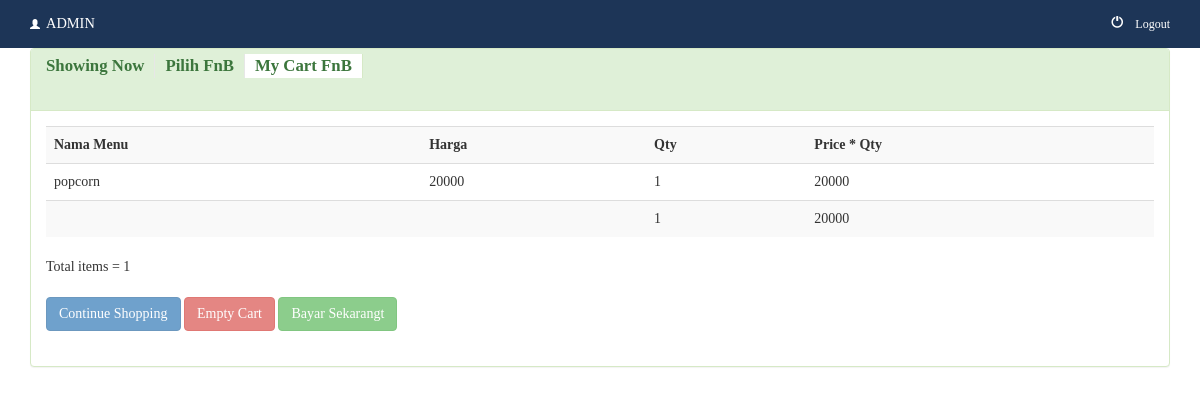
The page /showCart.php?id=makan001 (signed in) on the database its author committed.
### tables this page shows
CREATE TABLE `user` (
  `userId` int(11) NOT NULL,
  `userName` varchar(255) NOT NULL,
  `password` varchar(255) NOT NULL,
  `status` int(3) DEFAULT NULL
);

CREATE TABLE `menulist` (
  `id_menu` varchar(50) NOT NULL,
  `nama_menu` varchar(50) NOT NULL,
  `harga` int(11) NOT NULL,
  `image` varchar(100) NOT NULL,
  `description` varchar(1000) NOT NULL
);

### showCart.php (the view, shortened to what this page needs)
<!DOCTYPE html>
<html>
<head>
  <link href="https://bootswatch.com/flatly/bootstrap.css" rel="stylesheet">
  <link href="http://netdna.bootstrapcdn.com/font-awesome/4.5.0/css/font-awesome.min.css" rel="stylesheet">
  <link href="css/ie10-viewport-bug-workaround.css" rel="stylesheet">
  <link href="css/rotating-card.css" rel="stylesheet">
  <link href="css/style.css" rel="stylesheet">
  <link href="css/anotherDefault.css" rel="stylesheet">
</head>
<body>
  <?php include_once 'header.php';
  $id = $_GET['id'];
  ?>
  <div class="container">
  <div  class="panel with-nav-tabs panel-success">
    <div class="panel-heading">
      <ul class="nav nav-tabs">
        <li class=""><a href="customerPage.php" data-toggle="tab">Showing Now</a></li>
        <li class=""><a href="pilihFNB.php" data-toggle="tab">Pilih FnB</a></li>
        <li class="active"><a href="showCart.php" data-toggle="tab">My Cart FnB</a></li>
      </ul>
    </div>
    <div class="panel-body">
      <div class="tab-content">
        <div class="tab-pane fade in active" id="nowshowing">
        <table class="table table-striped">
          <tr>
          <th>Nama Menu</th>
          <th>Harga</th>
          <th>Qty</th>
          <th>Price * Qty</th>
          </tr>
    <?php
    require_once('db.php');
    $sum_qty = 0;
    $sum_price = 0;
    if (is_array($_SESSION['cart'])){
        foreach ($_SESSION['cart'] as $id => $qty){
          $sql = " SELECT * FROM menulist WHERE id_menu='".$id."'";
          $result = $conn->query($sql);
          while ($row = $result->fetch_object()){
            echo '<tr>';
            echo '<td>'.$row->nama_menu.'</td>';
            echo '<td> '.$row->harga.'</td> ';
            echo '<td>'.$qty.'</td>';
            echo '<td>'.$row->harga * $qty.'</td>';
            echo '</tr>';
            $sum_qty = $sum_qty + $qty;
            $sum_price = $sum_price + ($row->harga * $qty);
          }
        }
        echo'<tr><td></td><td></td><td>'.$sum_qty.'</td><td>'.$sum_price.'</td></tr>';
    }else{
        echo '<tr><td colspan="6" align="center">There is no item in shopping cart</td></tr>';
      }
    ?>
        </table>
        Total items = <?php echo $sum_qty; ?><br><br>
        <a class="btn btn-primary" href="pilihFNB.php">Continue Shopping</a>
        <a class="btn btn-danger" href="delete_cart.php">Empty Cart</a>
        <a class="btn btn-success" href="bayar.php">Bayar Sekarangt</a>
        <br /><br />
    </div>
    </div>
  </div>
  </body>
</html>
</body>
</html>

### header.php (shortened to what this page needs)
<?php
include 'db.php';
?>
<!DOCTYPE html>
<html>
<head>
	<link href="js/bootstrap.min.css" rel='stylesheet' type='text/css' />
	<link href="css/default.css" rel="stylesheet" type="text/css" media="all" />
</head>
<body>
	<div class="header">
		<div class="header-top-strip" style="background-color:#1D3557">
			<div class="container">
				<div class="header-top-left">
					<ul>
						<?php
						$userId=$_SESSION['user'];
						$res=$conn->query("select * from user where userId='$userId';");
						$row=$res->fetch_object();
						echo "
						<li ><a href='#'><span class='glyphicon glyphicon-user'> </span>". strtoupper($row->userName)."</a></li>"
						?>
					</ul>
				</div>
				<div class="header-right">
					<div class="cart box_1">
						<a class="fontColor" href="logout.php"> <span class='glyphicon glyphicon-off'> Logout </a>
					</div>
				</div>
				<div class="clearfix"> </div>
			</div>
		</div>
	</div>
</body>
</html>

### css/style.css (style rules this page uses)
body { padding-bottom: 40px; color: #5a5a5a; }
.panel.with-nav-tabs .panel-heading { padding: 5px 5px 0 5px; }
.panel.with-nav-tabs .nav-tabs { border-bottom: none; }
.with-nav-tabs.panel-success .nav-tabs > li > a, .with-nav-tabs.panel-success .nav-tabs > li > a:hover, .with-nav-tabs.panel-success .nav-tabs > li > a:focus { color: #3c763d; }
.with-nav-tabs.panel-success .nav-tabs > li.active > a, .with-nav-tabs.panel-success .nav-tabs > li.active > a:hover, .with-nav-tabs.panel-success .nav-tabs > li.active > a:focus { color: #3c763d; background-color: #fff; border-color: #d6e9c6; border-bottom-color: transparent; }
.table th, .table td { vertical-align: middle; box-sizing: border-box; }
a { color: #2CA8FF; }
.tagsinput .tag, .tagsinput-remove-link, .filter, .btn-hover, [data-toggle="collapse"] i, .btn, .pagination > li > a, .pagination > li > span { -webkit-transition: all 100ms linear; -moz-transition: all 100ms linear; -o-transition: all 100ms linear; -ms-transition: all 100ms linear; transition: all 100ms linear; }
.btn { border-width: 2px; background-color: transparent; font-weight: 600; opacity: 0.7; filter: alpha(opacity=70); padding: 8px 16px; border-color: #AAAAAA; color: #AAAAAA; }
.btn-primary { border-color: #3472F7; color: #3472F7; }
.btn-success { border-color: #05AE0E; color: #05AE0E; }
.btn-danger { border-color: #FF3B30; color: #FF3B30; }

### css/default.css (style rules this page uses)
body { padding:0; margin:0; font-family: 'Lato-Regular'; background:#fff; }
body a { transition:0.5s all; -webkit-transition:0.5s all; -moz-transition:0.5s all; -o-transition:0.5s all; -ms-transition:0.5s all; }
ul { margin:0; padding:0; }
.header-top-strip { padding:8px 0 14px 0; background-color:#816263; }
.header-top-left ul li { display: inline-block; margin-right:15px; }
.header-top-left ul li a { color:#fff; text-decoration:none; font-size:1.2vw; }
span.glyphicon.glyphicon-user,span.glyphicon.glyphicon-lock { font-size: 10px; vertical-align: initial; margin-right: 6px; }
.header-top-left { float: left; margin-top:5px; }
.header-right { float: right; margin-top: 5px; }
.nav-tabs > li.active > a, .nav-tabs > li.active > a:hover, .nav-tabs > li.active > a:focus { color: #816263; cursor: default; font-size: 1.2em; font-weight: 600; border: none; background-color: transparent; border-right: 1px solid #E7E7E7; border-radius: 0; padding: 0 10px; cursor: pointer; }
.nav-tabs > li > a { margin-right: 0px; line-height: 1.42857143; border-radius: 0; color: #000000; cursor: default; font-size: 1.2em; font-weight: 600; border: none; background-color: transparent; border-right: 1px solid #E7E7E7; border-radius: 0; padding: 0 10px; cursor: pointer; font-family: 'PlayfairDisplay-Regular'; }
ul.nav.nav-tabs { border-bottom: 1px solid #ddd; margin-bottom: 15px; padding-bottom: 18px; }

### header.php (style rules this page uses)
.fontColor { color: white; font-size: 1.0vw; }

### rows shown on the page
user: userName "ADMIN"
menulist: nama_menu "popcorn", harga "20000", qty "1", $row->harga*$qty "20000"

### other values the page prints
$sum_qty "1"
$sum_price "20000"
